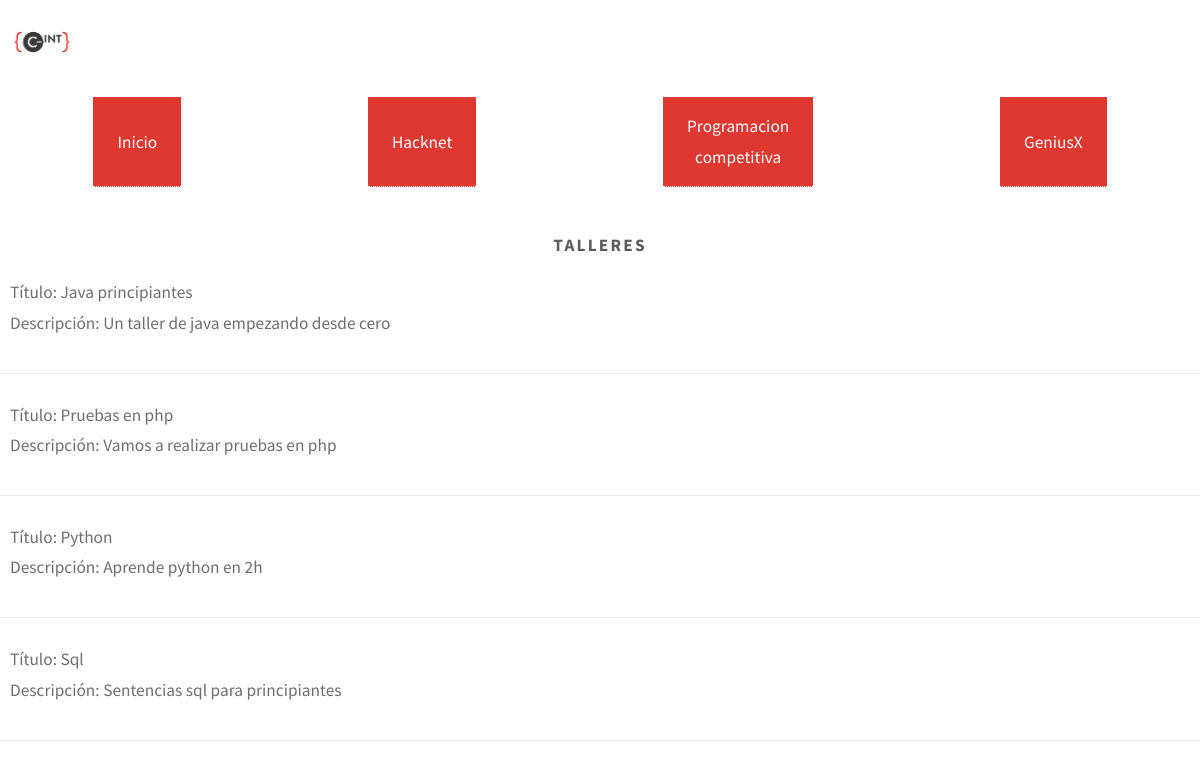
Page /talleres.php on the committed database.
### tables this page shows
CREATE TABLE `talleres` (
  `id` int(5) NOT NULL,
  `titulo` varchar(64) NOT NULL,
  `descripcion` varchar(256) NOT NULL,
  `Fecha-publicacion` timestamp NOT NULL DEFAULT CURRENT_TIMESTAMP,
  `fecharealizacion` datetime NOT NULL,
  `seccion` int(1) NOT NULL,
  `capacidad` int(4) NOT NULL,
  `Aula` varchar(16) DEFAULT NULL
);

### talleres.php (the view, shortened to what this page needs)
<?php
    require "assets/request/conexion.php";
?>
<!DOCTYPE html>
<html>
<head>
    <link rel="stylesheet" href="assets/css/main.css" />
</head>
<body>
<a href="index.php" class="Boton_cabecera" style="width: 5%; padding: 0%; align-self: start; background-color: rgb(255, 255, 255);"> <img id=logo_club src="\assets\img\ue_logoclub_cmyk_11_c_int.png" style="width: 100%; padding: 0%; align-self: start;"></a>
    <nav id = Menu_cabecera>
        <a class = Boton_cabecera href="/">Inicio</a>
        <a class = Boton_cabecera href="Hacknet.php">Hacknet</a>
        <a class = Boton_cabecera href="ProgramacionCompetitiva.php">Programacion<br>competitiva</a>
        <a class = Boton_cabecera href="geniusX.php">GeniusX</a>
    </nav> <br>
    <h1>Talleres</h1>
    <?php
        $query = "SELECT * FROM talleres";
        $result = mysqli_query($conn, $query);
        if (mysqli_num_rows($result) > 0) {
            while ($row = mysqli_fetch_assoc($result)) {
                echo "<p class='taller'>";
                echo "Título: " . $row["titulo"] . "<br>";
                echo "Descripción: " . $row["descripcion"] . "<br>";
                echo "</p>";
                echo "<hr>";
            }
        } else {
            echo "No se encontraron resultados";
        }
    ?>
</body>
</html>

### assets/css/main.css (style rules this page uses)
html, body, div, span, applet, object, iframe, h1, h2, h3, h4, h5, h6, p, blockquote, pre, a, abbr, acronym, address, big, cite, code, del, dfn, em, img, ins, kbd, q, s, samp, small, strike, strong, sub, sup, tt, var, b, u, i, center, dl, dt, dd, ol, ul, li, fieldset, form, label, legend, table, caption, tbody, tfoot, thead, tr, th, td, article, aside, canvas, details, embed, figure, figcaption, footer, header, hgroup, menu, nav, output, ruby, section, summary, time, mark, audio, video { margin: 0; padding: 0; border: 0; font-size: 100%; font: inherit; vertical-align: baseline; }
article, aside, details, figcaption, figure, footer, header, hgroup, menu, nav, section { display: block; }
body { line-height: 1; }
body { -webkit-text-size-adjust: none; }
html { box-sizing: border-box; }
*, *:before, *:after { box-sizing: inherit; }
html, body { height: 100%; }
body { background: #ffffff; }
body, input, select, textarea { color: #6e6e6e; font-family: 'Source Sans Pro', sans-serif; font-size: 16pt; font-weight: 400; line-height: 1.75em; }
a { -moz-transition: color 0.2s ease-in-out, border-bottom-color 0.2s ease-in-out; -webkit-transition: color 0.2s ease-in-out, border-bottom-color 0.2s ease-in-out; -ms-transition: color 0.2s ease-in-out, border-bottom-color 0.2s ease-in-out; transition: color 0.2s ease-in-out, border-bottom-color 0.2s ease-in-out; border-bottom: dotted 1px; color: rgb(222, 56, 49); text-decoration: none; }
p, ul, ol, dl, table, blockquote, form { margin: 0 0 2em 0; }
h1, h2, h3, h4, h5, h6 { color: #5b5b5b; font-weight: 700; letter-spacing: 0.125em; line-height: 1.75em; margin-bottom: 1em; text-transform: uppercase; text-align: center; }
hr { border: 0; border-top: solid 1px rgba(224, 224, 224, 0.75); margin-bottom: 1.5em; }
@media screen and (max-width: 1680px) { body, input, select, textarea { font-size: 14pt; } }
@media screen and (max-width: 1280px) { body, input, select, textarea { font-size: 13pt; } }
#Menu_cabecera { display: flex; flex-wrap: wrap; justify-content: space-around; }
.Boton_cabecera { display: flex; align-items: center; background-color: rgb(222, 56, 49); padding: 1.2%; padding-left: 2%; padding-right: 2%; margin: 1%; color:rgb(255, 255, 255); text-align: center; text-size-adjust:inherit; }
.taller { margin-left: 10px; }

### rows in the picture
talleres: titulo "Java principiantes", descripcion "Un taller de java empezando desde cero"
talleres: titulo "Pruebas en php", descripcion "Vamos a realizar pruebas en php"
talleres: titulo "Python", descripcion "Aprende python en 2h"
talleres: titulo "Sql", descripcion "Sentencias sql para principiantes"
